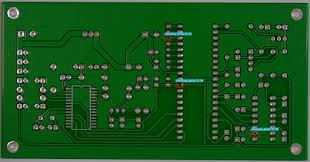
#> input picture template.jpg, 310 x 162 px
$ python preprocess.py
#> lines starting #> are read from the running program, lines starting #| are printed output that depends on the picture; pictures that were not available may be replaced by others from this repository, and a replacement may not be noted
import cv2
import numpy as np


def preprocess(image, blur_kernel=(5, 5)):

    # Convert to grayscale
    if len(image.shape) == 3:
        gray = cv2.cvtColor(image, cv2.COLOR_BGR2GRAY)
    else:
        gray = image

    # Apply Gaussian blur for noise reduction
    blurred = cv2.GaussianBlur(gray, blur_kernel, 0)

    return blurred


def preprocess_pair(template, test, auto_resize=True):

    # Preprocess both images
    template_proc = preprocess(template)
    test_proc = preprocess(test)

    # Check dimensions
    if template_proc.shape != test_proc.shape:
        if auto_resize:
            print(f"⚠️  Resizing test image: {test_proc.shape} -> {template_proc.shape}")
            test_proc = cv2.resize(test_proc,
                                  (template_proc.shape[1], template_proc.shape[0]),
                                  interpolation=cv2.INTER_LINEAR)
        else:
            raise ValueError(f"Shape mismatch: template{template_proc.shape} vs test{test_proc.shape}")

    return template_proc, test_proc


if __name__ == "__main__":
    # Quick test
    import sys

    template = cv2.imread("template.jpg", cv2.IMREAD_GRAYSCALE)
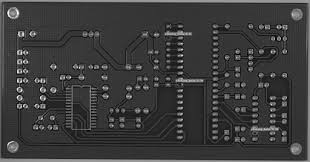
#> template: shape (162, 310); min 0, max 255, mean 59.4
    test = cv2.imread("test.jpg", cv2.IMREAD_GRAYSCALE)
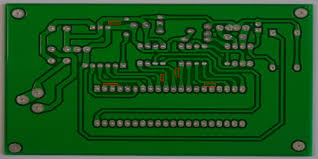
#> input picture input.jpg, 318 x 159 px, given in place of test.jpg, which was not available
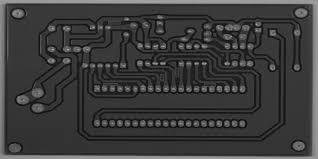
#> test: shape (159, 318); min 1, max 168, mean 59.1


    if template is None or test is None:
        print("Failed to load images")
        sys.exit(1)

    template_proc, test_proc = preprocess_pair(template, test)
#> in preprocess, `blurred = cv2.GaussianBlur(gray, blur_kernel, 0)`:
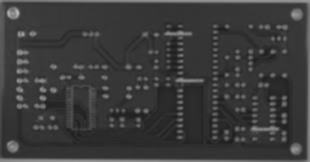
#> blurred: shape (162, 310); min 30, max 190, mean 59.3
#> call 2 of preprocess, with blur_kernel = (5, 5)
#> in preprocess (call 2), `blurred = cv2.GaussianBlur(gray, blur_kernel, 0)`:
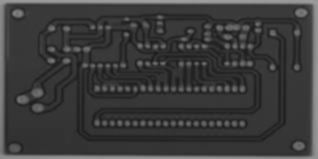
#> blurred: shape (159, 318); min 26, max 161, mean 59.1
#| ⚠️  Resizing test image: (159, 318) -> (162, 310)
#> in preprocess_pair, `test_proc = cv2.resize(test_proc, (template_proc.shape[1], template_pr..`:
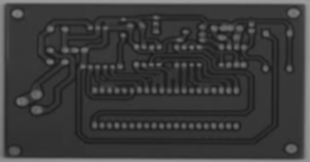
#> test_proc: shape (162, 310); min 27, max 161, mean 59

    print(f"✓ Preprocessed: template{template_proc.shape}, test{test_proc.shape}")
#| ✓ Preprocessed: template(162, 310), test(162, 310)

    # Save for inspection
    cv2.imwrite("project\template.JPG", template_proc)
    cv2.imwrite("project\test.jpg", test_proc)
    print("✓ Saved: preprocessed_template.png, preprocessed_test.png")
